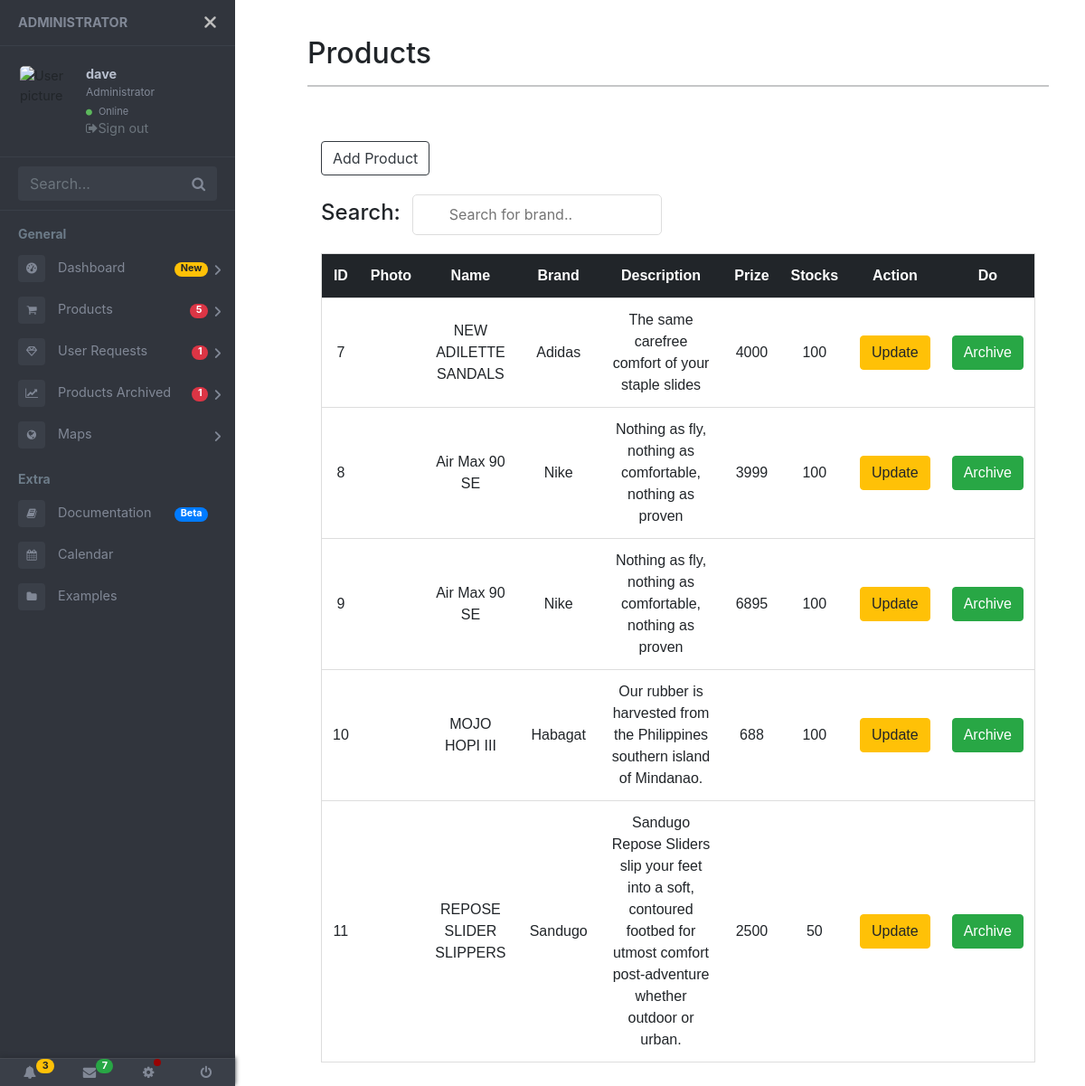
Screenshot of /DAMI/products.php (signed in) with the database file from the repository.
### tables this page shows
CREATE TABLE `products` (
  `productId` int(11) NOT NULL,
  `username` varchar(255) NOT NULL,
  `productPhoto` varchar(255) NOT NULL,
  `productName` varchar(255) NOT NULL,
  `productBrand` varchar(255) NOT NULL,
  `productDescription` varchar(255) NOT NULL,
  `productPrice` int(255) NOT NULL,
  `stocks` int(11) NOT NULL DEFAULT 100
);

### DAMI/products.php (the view, shortened to what this page needs)
<!DOCTYPE html>
<html lang="en">
<head>
  <link rel="stylesheet" href="https://maxcdn.bootstrapcdn.com/bootstrap/4.0.0/css/bootstrap.min.css">
  <link href="https://use.fontawesome.com/releases/v5.0.6/css/all.css" rel="stylesheet">
  <link href="https://cdn.jsdelivr.net/npm/bootstrap@5.0.0-beta3/dist/css/bootstrap.min.css" rel="stylesheet">
  <link rel="stylesheet" href="https://stackpath.bootstrapcdn.com/font-awesome/4.7.0/css/font-awesome.min.css">
  <link href="//maxcdn.bootstrapcdn.com/bootstrap/4.0.0/css/bootstrap.min.css" rel="stylesheet" id="bootstrap-css">
  <link rel="stylesheet" href="https://stackpath.bootstrapcdn.com/font-awesome/4.7.0/css/font-awesome.min.css">
</head>
<body>
  <div class="page-wrapper chiller-theme toggled">
    <nav id="sidebar" class="sidebar-wrapper">
      <div class="sidebar-content">
        <div class="sidebar-brand">
          <a href="#">Administrator</a>
          <div id="close-sidebar">
            <i class="fas fa-times"></i>
          </div>
        </div>
        <div class="sidebar-header">
          <div class="user-pic">
            <img class="img-responsive img-rounded" src="https://media-exp1.licdn.com/dms/image/C4E03AQFisMIW2P7mgg/profile-displayphoto-shrink_200_200/0/1616488312756?e=1625097600&v=beta&t=o8aClgNYR7pQuEKUIS6tUhvHlwJssJhhb1xQ14lqjDw" alt="User picture">
          </div>
          <div class="user-info">
            <span class="user-name">
              <strong><?php echo $_SESSION['adminusername']; ?></strong>
            </span>
            <span class="user-role">Administrator</span>
            <span class="user-status">
              <i class="fa fa-circle"></i>
              <span>Online</span>
            </span>
            <a href="logoutadmin.php" class="nav__link">
              <span class="nav__name text-muted"> <i class="fa fa-sign-out text-muted" aria-hidden="true"></i>Sign out</i></span>
            </a>
          </div>
        </div>
        <div class="sidebar-search">
          <div>
            <div class="input-group">
              <input type="text" class="form-control search-menu" placeholder="Search...">
              <div class="input-group-append">
                <span class="input-group-text">
                  <i class="fa fa-search" aria-hidden="true"></i>
                </span>
              </div>
            </div>
          </div>
        </div>
        <div class="sidebar-menu">
          <ul>
            <li class="header-menu">
              <span>General</span>
            </li>
            <li class="sidebar-dropdown">
              <a href="adminpage.php">
                <i class="fa fa-tachometer-alt"></i>
                <span>Dashboard</span>
                <span class="badge badge-pill badge-warning">New</span>
              </a>
            </li>
            <li class="sidebar-dropdown">
              <a>
                <i class="fa fa-shopping-cart"></i>
                <span>Products</span>
                <?php
                $servername = "localhost";
                $username = "root";
                $password = "";
                $dbname = "dami";
                $conn = new mysqli($servername, $username, $password, $dbname);
                $count = 0;
                $query = ("SELECT * FROM products;");
                $query_run = mysqli_query($conn, $query);
                while ($row = mysqli_fetch_array($query_run)) {
                  $count++;
                }
                echo "<span class='badge badge-pill badge-danger'>$count</span> ";
                ?>
              </a>
                  </li>
                </ul>
              </div>
            <li class="sidebar-dropdown">
              <a href="seeuserrequest.php">
                <i class="far fa-gem"></i>
                <span>User Requests</span>
                <?php
                $servername = "localhost";
                $username = "root";
                $password = "";
                $dbname = "dami";
                $conn = new mysqli($servername, $username, $password, $dbname);
                $count = 0;
                $query = ("SELECT * FROM request;");
                $query_run = mysqli_query($conn, $query);
                while ($row = mysqli_fetch_array($query_run)) {
                  $count++;
                }
                echo "<span class='badge badge-pill badge-danger'>$count</span> ";
                ?>
              </a>
            </li>
            <li class="sidebar-dropdown">
              <a href="seeproductarchived.php">
                <i class="fa fa-chart-line"></i>
                <span>Products Archived</span>
                <?php
                $servername = "localhost";
                $username = "root";
                $password = "";
                $dbname = "dami";
                $conn = new mysqli($servername, $username, $password, $dbname);
                $count = 0;
                $query = ("SELECT * FROM archivedproducts;");
                $query_run = mysqli_query($conn, $query);
                while ($row = mysqli_fetch_array($query_run)) {
                  $count++;
                }
                echo "<span class='badge badge-pill badge-danger'>$count</span> ";
                ?>
              </a>
            </li>
            <li class="sidebar-dropdown">
              <a href="#">
                <i class="fa fa-globe"></i>
                <span>Maps</span>
              </a>
            </li>
            <li class="header-menu">
              <span>Extra</span>
            </li>
            <li>
              <a href="documentation.php">
                <i class="fa fa-book"></i>
                <span>Documentation</span>
                <span class="badge badge-pill badge-primary">Beta</span>
              </a>
            </li>
            <li>
              <a href="#">
                <i class="fa fa-calendar"></i>
                <span>Calendar</span>
              </a>
            </li>
            <li>
              <a href="#">
                <i class="fa fa-folder"></i>
                <span>Examples</span>
              </a>
            </li>
        </div>
      </div>
      <div class="sidebar-footer">
        <a href="#">
          <i class="fa fa-bell"></i>
          <span class="badge badge-pill badge-warning notification">3</span>
        </a>
        <a href="#">
          <i class="fa fa-envelope"></i>
          <span class="badge badge-pill badge-success notification">7</span>
        </a>
        <a href="#">
          <i class="fa fa-cog"></i>
          <span class="badge-sonar"></span>
        </a>
        <a href="#">
          <i class="fa fa-power-off"></i>
        </a>
      </div>
    <main class="page-content">
      <div class="container-fluid">
        <h2>Products</h2>
        <hr>
        <br><br>
        <div class="container-fluid">
          <button type="button" class="btn btn-outline-dark" id="btn1" data-bs-toggle="modal" data-bs-target="#exampleModal">
            Add Product
          </button>
          <br><br>
          <table id="myTable">
          <h4>Search:&nbsp; <input type="text" id="myInput" onkeyup="myFunction()" placeholder="Search for brand.."></h4>
            <thead class="table-dark">
              <tr>
                <th scope="col" style="text-align:center">ID</th>
                <th scope="col" style="text-align:center">Photo</th>
                <th scope="col" style="text-align:center">Name</th>
                <th scope="col" style="text-align:center">Brand</th>
                <th scope="col" style="text-align:center">Description</th>
                <th scope="col" style="text-align:center">Prize</th>
                <th scope="col" style="text-align:center">Stocks</th>
                <th scope="col" style="text-align:center">Action</th>
                <th scope="col" style="text-align:center">Do</th>
              </tr>
            </thead>
            <?php
            $servername = "localhost";
            $username = "root";
            $password = "";
            $dbname = "dami";
            $conn = new mysqli($servername, $username, $password, $dbname);
            if ($conn->connect_error) {
              die("Connection failed: " . $conn->connect_error);
            } else {
              $sql = "SELECT * FROM `products`";
              $result = $conn->query($sql);
              if ($result->num_rows > 0) {
                while ($row = $result->fetch_assoc()) {
            ?>
                  <tr>
                    <td style="text-align:center">
                      <?php echo  $row['productId']; ?>
                    </td>
                    <td style="text-align:center">
                    </td>
                    <td style="text-align:center">
                      <?php echo $row['productName']; ?>
                    </td>
                    <td style="text-align:center">
                      <?php echo $row['productBrand']; ?>
                    </td>
                    <td style="text-align:center">
                      <?php echo $row['productDescription']; ?>
                    </td>
                    <td style="text-align:center">
                      <?php echo $row['productPrice']; ?>
                    </td>
                    <td style="text-align:center">
                      <?php echo $row['stocks']; ?>
                    </td>
                    <td style="text-align:center">
                      <a href="connection.php?editproduct=<?php echo $row['productId']; ?>" class="btn btn-warning">Update</a>
                    </td>
                    <td style="text-align:center">
                      <a href="connection.php?archivedproduct=<?php echo $row['productId']; ?>&archivedphoto=<?php echo $row['productPhoto']; ?>&archivedname=<?php echo $row['productName']; ?>&archivedbrand=<?php echo $row['productBrand']; ?>&archivedDescription=<?php echo $row['productDescription']; ?>&archivedPrice=<?php echo $row['productPrice']; ?>&archivedstocks=<?php echo $row['stocks']; ?>" class="btn btn-success">Archive</a>
                    </td>
                  </tr>
                <?php } ?>
              <?php } ?>
            <?php } ?>
        </div>
      </div>
  </main>
</body>
</html>

### rows the page displays
products: productId "7", productName "NEW ADILETTE SANDALS", productBrand "Adidas", productDescription "The same carefree comfort of your staple slides", productPrice "4000", stocks "100"
products: productId "8", productName "Air Max 90 SE", productBrand "Nike", productDescription "Nothing as fly, nothing as comfortable, nothing as proven", productPrice "3999", stocks "100"
products: productId "9", productName "Air Max 90 SE", productBrand "Nike", productDescription "Nothing as fly, nothing as comfortable, nothing as proven", productPrice "6895", stocks "100"
products: productId "10", productName "MOJO HOPI III", productBrand "Habagat", productDescription "Our rubber is harvested from the Philippines southern island of Mindanao.", productPrice "688", stocks "100"
products: productId "11", productName "REPOSE SLIDER SLIPPERS", productBrand "Sandugo", productDescription "Sandugo Repose Sliders slip your feet into a soft, contoured footbed for utmost comfort post-adventure whether outdoor or urban.", productPrice "2500", stocks "50"

### other values shown
$_SESSION['adminusername'] "dave"
$count "5"
$count "1"
